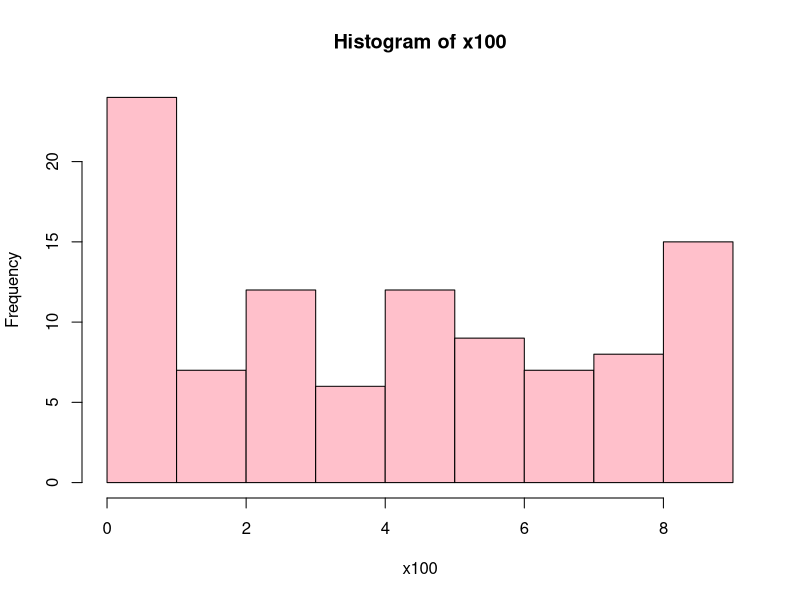
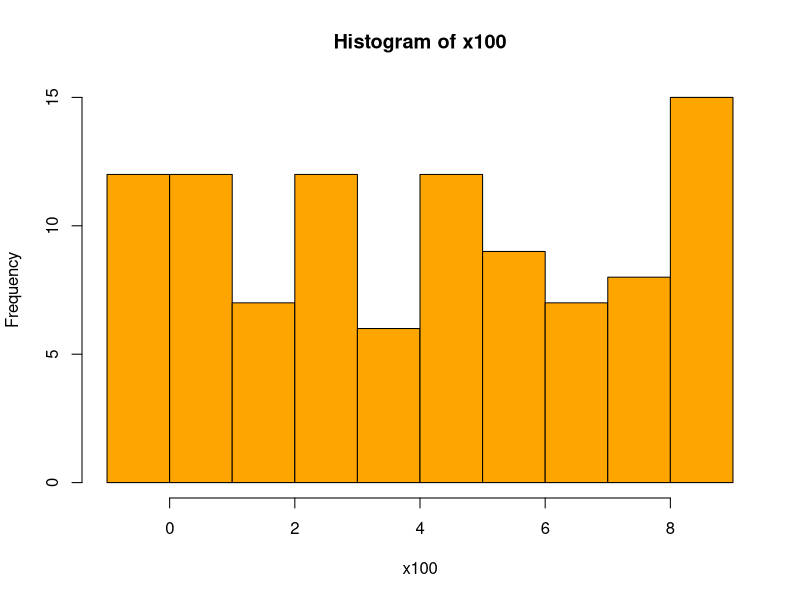
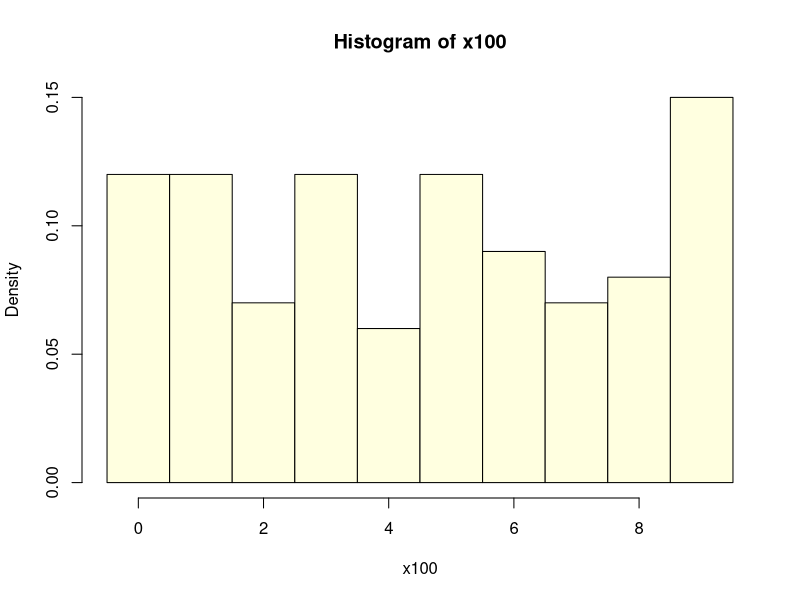
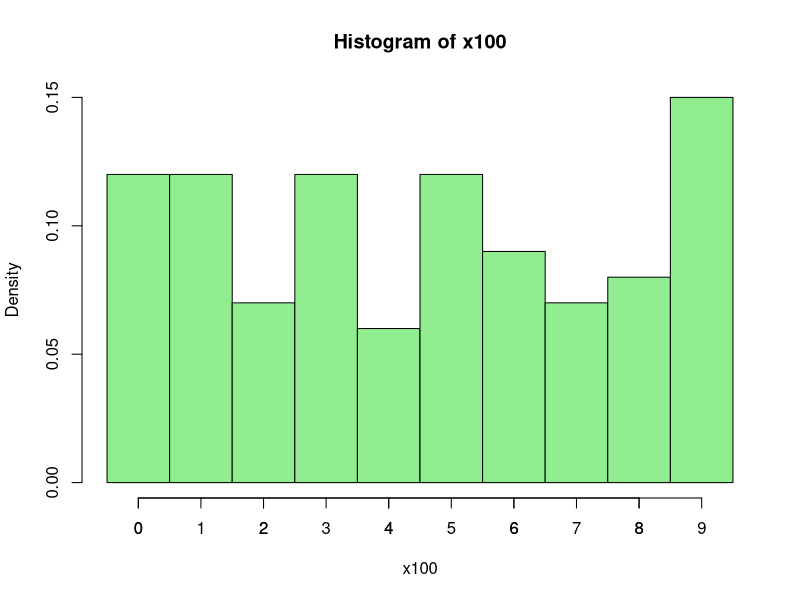
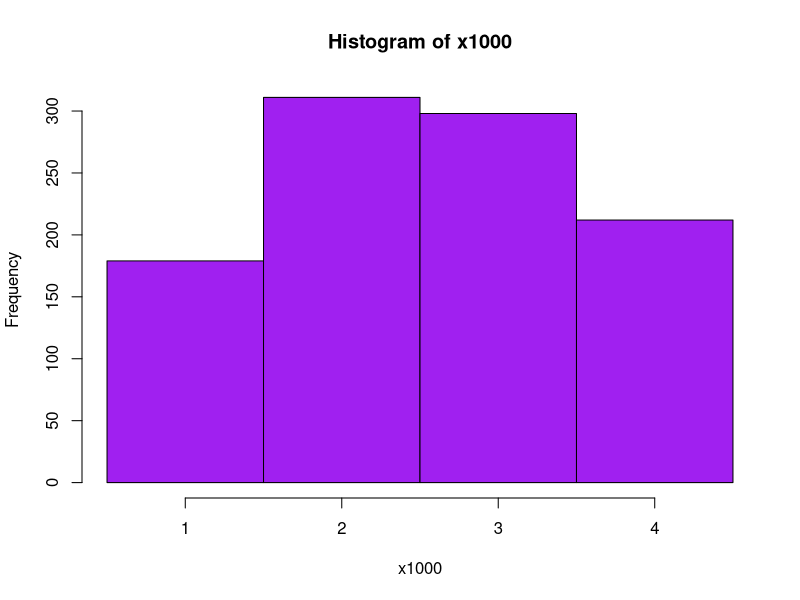

Reproduce these figures in R, in order.
#R Assignment 1 is due Monday, October 7th. Please submit the modified script ONLY via Canvas.
#I encourage you to do your work in R Studio!

"---Exercise 1---
This code generates a sample of 100 random 
digits and displays the sample data in several histograms.
Add your own comments to fully explain what each line of code does.
Each of the histograms that are created below are based on the same sample data, 
but they do not look quite the same.
Explain how and why the graphs differ."

#create a set of digits, c=combine values into list
x<-c(0,1,2,3,4,5,6,7,8,9) 
#new variable called x100, created by sampling elements of x 100 times with replacement
x100<-sample(x,100, replace=TRUE) 
#generic func used to produce result summaries
summary(x100) 
#the set (or sample space) x100 represented as a table
table(x100) 
#pink histogram (or bar graph) of set
hist(x100,col="pink")
#histogram with break points specified
hist(x100,breaks=c(-1,0,1,2,3,4,5,6,7,8,9),col="orange")
#breaks on sequence of halves, prob=t : bars represent density instead of frequency
hist(x100,breaks=seq(-0.5,9.5, by=1), prob=T,col="light yellow")
#same as previous but with axis added for labeling
{hist(x100,breaks=seq(-0.5,9.5, by=1), prob=T,col="light green")
    axis(1, at=seq(0,9, by=1))}

"---Exercise 2---
Copy and modify the code in Exercise 1 above as needed simulate the experiment described in Ercise 2 on the handout
1000 times, and generate an appropriate histogram."
#
# q<-c(one, one, two, two, two, three, three, three, four, four)
#s<-c(1,2,3,4)
#am I using probability correctly?
x1000<-sample(1:4, 1000, replace=TRUE, prob=c(.2, .3, .3, .2))
summary(x1000)
table(x1000)
hist(x1000,breaks=seq(.5, 4.5, by=1),col="purple")
#
"---Exercise 3---
Here's how I made a frequency distribution table from a random sample of size n.
Run the following lines of code and add copious comments to explain what each command does."
#sample num between 200 and 10000 one time
n<-sample(200:10000, 1)
#list of length n of sampled birds with different probabilities assigned to them
y<-sample(c("duck","hawk","eagle", "goose","heron", "owl"), n, replace=T,prob=c(.15, .2, .1, .25, .05, .25))
summary(y)
#makes y into a factor
summary(as.factor(y))
#makes table, like before
table(y)
#length of y = n, or total number of birds being sampled
length(y)
#converts table values from frequency to density (dividing frequencies of each bird by n)
table(y)/length(y)
#saving table(y) as a variable
bird.freq<-table(y)
#sums up all values in argument, saves in variable named sum.bird. this is also n.
sum.bird<-sum(bird.freq)
sum.bird
#table of y / n, bird frequency relative to 1
bird.relfreq<-table(y)/length(y)
b=table(y)
b
#left assignment can be done with <- or =
#digits controls number of significant digits to print
old=options(digits = 5)
#combines like sets of data
cbind(bird.freq, bird.relfreq)

"---Exercise 4---
Create a frequency distribution table for the sample data you generated in Exercise 2.
Include frequency and relative frequency."
#
x1000<-sample(1:4, 1000, replace=TRUE, prob=c(.2, .3, .3, .2))
summary(x1000)

num.freq=table(x1000)
num.relfreq=table(x1000)/length(x1000)
options(digits = 2)
cbind(num.freq, num.relfreq)
#
"Save your modified script as Lastname _R1 and submit it to the Canvas site."